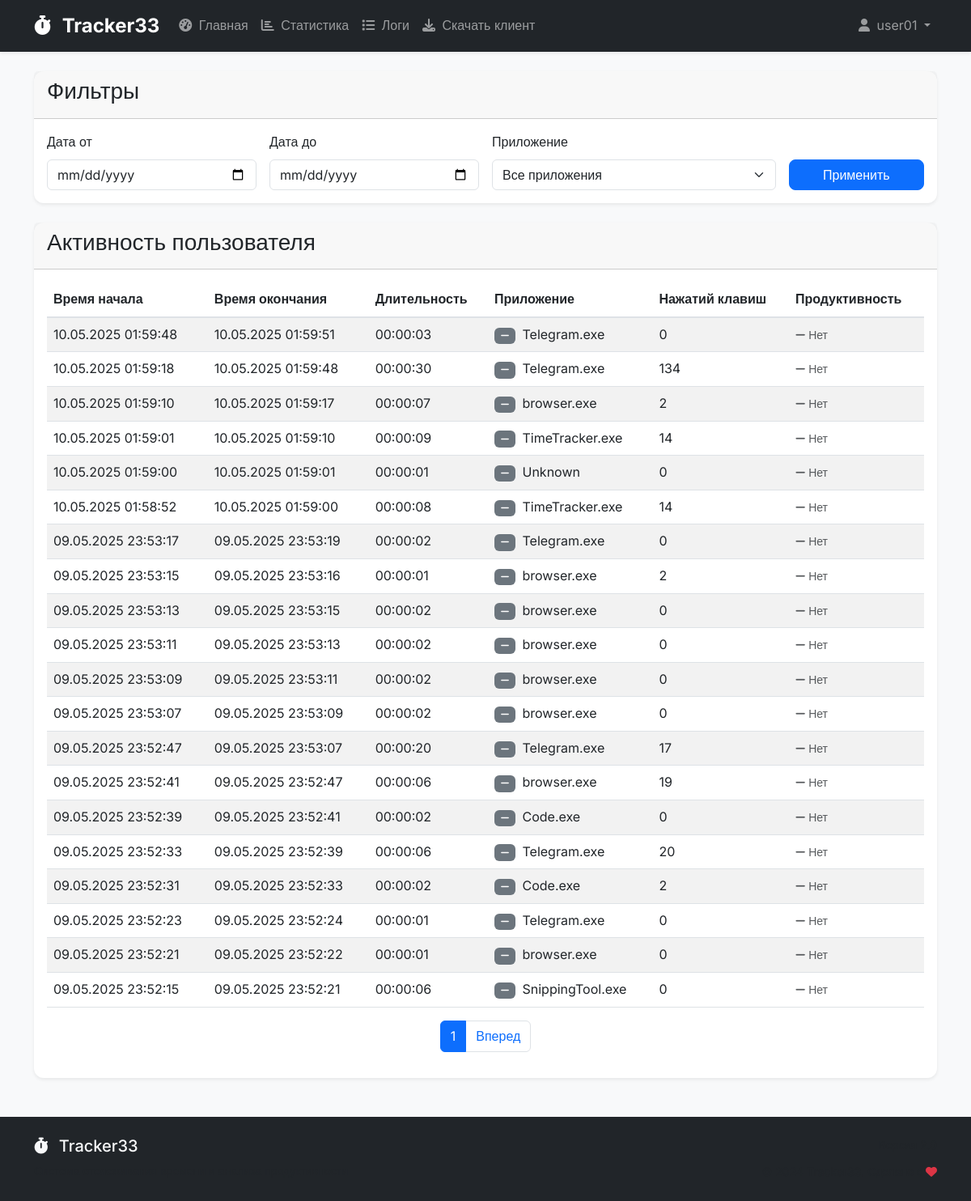
/api/logs/ (signed in), run on the app's committed database.
### users/models.py (models this page shows, shortened)
class CustomUser(AbstractUser):
    groups = models.ManyToManyField(
        'auth.Group',
        verbose_name='groups',
        blank=True,
        help_text='The groups this user belongs to.',
        related_name='custom_user_set',
        related_query_name='custom_user'
    )
    user_permissions = models.ManyToManyField(
        'auth.Permission',
        verbose_name='user permissions',
        blank=True,
        help_text='Specific permissions for this user.',
        related_name='custom_user_set',
        related_query_name='custom_user'
    )
    department = models.CharField(max_length=100, verbose_name='Отдел')
    position = models.CharField(max_length=100, verbose_name='Должность')
    is_active_tracking = models.BooleanField(default=True, verbose_name='Активное отслеживание')
    class Meta:
        verbose_name = 'Пользователь'
        verbose_name_plural = 'Пользователи'

### tracking/models.py (models this page shows, shortened)
class UserActivity(models.Model):
    user = models.ForeignKey(CustomUser, on_delete=models.CASCADE, verbose_name='Пользователь')
    application = models.ForeignKey(Application, on_delete=models.CASCADE, verbose_name='Приложение')
    start_time = models.DateTimeField(verbose_name='Время начала')
    end_time = models.DateTimeField(verbose_name='Время окончания')
    duration = models.DurationField(verbose_name='Длительность', null=True, blank=True)
    keyboard_presses = models.IntegerField(default=0, verbose_name='Количество нажатий клавиш')
    class Meta:
        verbose_name = 'Активность пользователя'
        verbose_name_plural = 'Активности пользователей'
        indexes = [
            models.Index(fields=['user', 'start_time']),
            models.Index(fields=['user', 'end_time']),
            models.Index(fields=['application', 'start_time']),
            models.Index(fields=['application', 'end_time']),
        ]

class Application(models.Model):
    user = models.ForeignKey(CustomUser, on_delete=models.CASCADE, related_name='tracked_apps', null=True, blank=True)
    name = models.CharField(max_length=255, verbose_name='Название приложения')
    process_name = models.CharField(max_length=255, verbose_name='Имя процесса')
    is_active = models.BooleanField(default=True, verbose_name='Активно')
    is_productive = models.BooleanField(default=False, verbose_name='Полезное приложение')
    created_at = models.DateTimeField(default=timezone.now)
    updated_at = models.DateTimeField(auto_now=True)
    class Meta:
        verbose_name = 'Приложение'
        verbose_name_plural = 'Приложения'
        unique_together = ('user', 'process_name')
        ordering = ['name']
        indexes = [
            models.Index(fields=['user', 'is_active']),
            models.Index(fields=['user', 'is_productive']),
            models.Index(fields=['process_name']),
        ]

### tracking/views.py (the view)
# urls.py: path('logs/', views.LogsView.as_view(), name='logs'),
class LogsView(LoginRequiredMixin, ListView):
    template_name = 'logs.html'
    model = UserActivity
    context_object_name = 'activities'
    paginate_by = 20
    def get_queryset(self):
        queryset = UserActivity.objects.filter(user=self.request.user)
        date_from = self.request.GET.get('date_from')
        if date_from:
            queryset = queryset.filter(start_time__date__gte=date_from)
        date_to = self.request.GET.get('date_to')
        if date_to:
            queryset = queryset.filter(start_time__date__lte=date_to)
        application_id = self.request.GET.get('application')
        if application_id:
            queryset = queryset.filter(application_id=application_id)
        return queryset.select_related('application').order_by('-start_time')
    def get_context_data(self, **kwargs):
        context = super().get_context_data(**kwargs)
        activities = context['activities']
        for activity in activities:
            if activity.duration:
                total_seconds = int(activity.duration.total_seconds())
                hours, remainder = divmod(total_seconds, 3600)
                minutes, seconds = divmod(remainder, 60)
                activity.formatted_duration = f"{hours:02d}:{minutes:02d}:{seconds:02d}"
            elif activity.start_time and activity.end_time:
                duration = activity.end_time - activity.start_time
                total_seconds = int(duration.total_seconds())
                hours, remainder = divmod(total_seconds, 3600)
                minutes, seconds = divmod(remainder, 60)
                activity.formatted_duration = f"{hours:02d}:{minutes:02d}:{seconds:02d}"
            else:
                activity.formatted_duration = "00:00:00"
        keyboard_queryset = KeyboardActivity.objects.filter(user=self.request.user)
        date_from = self.request.GET.get('date_from')
        if date_from:
            keyboard_queryset = keyboard_queryset.filter(timestamp__date__gte=date_from)
        date_to = self.request.GET.get('date_to')
        if date_to:
            keyboard_queryset = keyboard_queryset.filter(timestamp__date__lte=date_to)
        application_id = self.request.GET.get('application')
        if application_id:
            keyboard_queryset = keyboard_queryset.filter(application_id=application_id)
        context['keyboard_activities'] = keyboard_queryset.select_related('application').order_by('-timestamp')[:20]
        all_apps = Application.objects.filter(
            useractivity__user=self.request.user
        ).distinct()
        context['applications'] = filter_user_applications(all_apps)
        return context

### templates/logs.html (shortened to what this page needs)
{% extends 'base.html' %}
{% block content %}
<div class="row mb-4">
    <div class="col-md-12">
        <div class="card">
            <div class="card-header">
                <h3 class="card-title">Фильтры</h3>
            </div>
            <div class="card-body">
                <form id="filterForm" method="GET" class="row g-3">
                    <div class="col-md-3">
                        <label for="dateFrom" class="form-label">Дата от</label>
                        <input type="date" class="form-control" id="dateFrom" name="date_from" value="{{ request.GET.date_from }}">
                    </div>
                    <div class="col-md-3">
                        <label for="dateTo" class="form-label">Дата до</label>
                        <input type="date" class="form-control" id="dateTo" name="date_to" value="{{ request.GET.date_to }}">
                    </div>
                    <div class="col-md-4">
                        <label for="application" class="form-label">Приложение</label>
                        <select class="form-select" id="application" name="application">
                            <option value="">Все приложения</option>
                        </select>
                    </div>
                    <div class="col-md-2 d-flex align-items-end">
                        <button type="submit" class="btn btn-primary w-100">Применить</button>
                    </div>
                </form>
            </div>
        </div>
    </div>
</div>
<div class="row">
    <div class="col-md-12">
        <div class="card">
            <div class="card-header">
                <h3 class="card-title">Активность пользователя</h3>
            </div>
            <div class="card-body">
                <div class="table-responsive">
                    <table class="table table-striped">
                        <thead>
                            <tr>
                                <th>Время начала</th>
                                <th>Время окончания</th>
                                <th>Длительность</th>
                                <th>Приложение</th>
                                <th>Нажатий клавиш</th>
                                <th>Продуктивность</th>
                            </tr>
                        </thead>
                        <tbody>
                            {% for activity in activities %}
                            <tr>
                                <td>{{ activity.start_time|date:"d.m.Y H:i:s" }}</td>
                                <td>
                                    {% if activity.end_time %}
                                        {{ activity.end_time|date:"d.m.Y H:i:s" }}
                                    {% else %}
                                        <span class="text-muted">В процессе</span>
                                    {% endif %}
                                </td>
                                <td>
                                    {% if activity.formatted_duration %}
                                        {{ activity.formatted_duration }}
                                    {% else %}
                                        <span class="text-muted">00:00:00</span>
                                    {% endif %}
                                </td>
                                <td>
                                    <span class="badge {% if activity.application.is_productive %}bg-success{% else %}bg-secondary{% endif %} me-1">
                                        {% if activity.application.is_productive %}
                                            <i class="fas fa-check"></i>
                                        {% else %}
                                            <i class="fas fa-minus"></i>
                                        {% endif %}
                                    </span>
                                    {{ activity.application.name }}
                                </td>
                                <td>{{ activity.keyboard_presses|default:"0" }}</td>
                                <td>
                                    {% if activity.application.is_productive %}
                                        <span class="text-success fw-bold">
                                            <i class="fas fa-check me-1"></i>Да
                                        </span>
                                    {% else %}
                                        <span class="text-muted">
                                            <i class="fas fa-minus me-1"></i>Нет
                                        </span>
                                    {% endif %}
                                </td>
                            </tr>
                            {% empty %}
                            <tr>
                                <td colspan="6" class="text-center">Нет данных</td>
                            </tr>
                            {% endfor %}
                        </tbody>
                    </table>
                </div>
                {% if is_paginated %}
                <nav aria-label="Page navigation">
                    <ul class="pagination justify-content-center">
                        <li class="page-item active">
                            <span class="page-link">{{ page_obj.number }}</span>
                        </li>
                        {% if page_obj.has_next %}
                        <li class="page-item">
                            <a class="page-link" href="?page={{ page_obj.next_page_number }}">Вперед</a>
                        </li>
                        {% endif %}
                    </ul>
                </nav>
                {% endif %}
            </div>
        </div>
    </div>
</div>
{% endblock %}

### templates/base.html (shortened to what this page needs)
<!DOCTYPE html>
<html lang="ru">
<head>
    <link href="https://cdn.jsdelivr.net/npm/bootstrap@5.3.0/dist/css/bootstrap.min.css" rel="stylesheet">
    <link rel="stylesheet" href="https://cdnjs.cloudflare.com/ajax/libs/font-awesome/6.4.0/css/all.min.css">
</head>
<body>
    <nav class="navbar navbar-expand-lg navbar-dark bg-dark shadow-sm">
        <div class="container">
            <a class="navbar-brand" href="/">
                <i class="fas fa-stopwatch me-2"></i>
                Tracker33
            </a>
            <div class="collapse navbar-collapse" id="navbarNav">
                <ul class="navbar-nav me-auto">
                    {% if user.is_authenticated %}
                        <li class="nav-item">
                            <a class="nav-link" href="{% url 'dashboard' %}">
                                <i class="fas fa-tachometer-alt me-1"></i>
                                Главная
                            </a>
                        </li>
                        <li class="nav-item">
                            <a class="nav-link" href="{% url 'statistics' %}">
                                <i class="fas fa-chart-bar me-1"></i>
                                Статистика
                            </a>
                        </li>
                        <li class="nav-item">
                            <a class="nav-link" href="{% url 'logs' %}">
                                <i class="fas fa-list me-1"></i>
                                Логи
                            </a>
                        </li>
                        <li class="nav-item">
                            <a class="nav-link" href="{% url 'download_tracker' %}">
                                <i class="fas fa-download me-1"></i>
                                Скачать клиент
                            </a>
                        </li>
                    {% endif %}
                </ul>
                <ul class="navbar-nav">
                    {% if user.is_authenticated %}
                        <li class="nav-item dropdown">
                            <a class="nav-link dropdown-toggle" href="#" id="navbarDropdown" role="button" data-bs-toggle="dropdown">
                                <i class="fas fa-user me-1"></i>
                                {{ user.username }}
                            </a>
                        </li>
                    {% endif %}
                </ul>
            </div>
        </div>
    </nav>
    <main class="container mt-4 mb-5">
        {% block content %}{% endblock %}
    </main>
    <footer class="bg-dark text-light py-4 mt-auto">
        <div class="container">
            <div class="row">
                <div class="col-md-6">
                    <h5>
                        <i class="fas fa-stopwatch me-2"></i>
                        Tracker33
                    </h5>
                    <p class="text-muted mb-0">Система отслеживания времени и анализа продуктивности</p>
                </div>
                <div class="col-md-6 text-md-end">
                    <p class="text-muted mb-2">Версия 2.0</p>
                    <div>
                        <small class="text-muted">
                            © 2024 Tracker33. Сделано с
                            <i class="fas fa-heart text-danger"></i>
                        </small>
                    </div>
                </div>
            </div>
        </div>
    </footer>
</body>
</html>

### data on the page
CustomUser: username "user01"
UserActivity: start_time "10.05.2025 01:59:48", end_time "10.05.2025 01:59:51", formatted_duration "00:00:03", application.name "Telegram.exe", keyboard_presses "0", shows "Нет"
UserActivity: start_time "10.05.2025 01:59:18", end_time "10.05.2025 01:59:48", formatted_duration "00:00:30", application.name "Telegram.exe", keyboard_presses "134", shows "Нет"
UserActivity: start_time "10.05.2025 01:59:10", end_time "10.05.2025 01:59:17", formatted_duration "00:00:07", application.name "browser.exe", keyboard_presses "2", shows "Нет"
UserActivity: start_time "10.05.2025 01:59:01", end_time "10.05.2025 01:59:10", formatted_duration "00:00:09", application.name "TimeTracker.exe", keyboard_presses "14", shows "Нет"
UserActivity: start_time "10.05.2025 01:59:00", end_time "10.05.2025 01:59:01", formatted_duration "00:00:01", application.name "Unknown", keyboard_presses "0", shows "Нет"
UserActivity: start_time "10.05.2025 01:58:52", end_time "10.05.2025 01:59:00", formatted_duration "00:00:08", application.name "TimeTracker.exe", keyboard_presses "14", shows "Нет"
UserActivity: start_time "09.05.2025 23:53:17", end_time "09.05.2025 23:53:19", formatted_duration "00:00:02", application.name "Telegram.exe", keyboard_presses "0", shows "Нет"
UserActivity: start_time "09.05.2025 23:53:15", end_time "09.05.2025 23:53:16", formatted_duration "00:00:01", application.name "browser.exe", keyboard_presses "2", shows "Нет"
UserActivity: start_time "09.05.2025 23:53:13", end_time "09.05.2025 23:53:15", formatted_duration "00:00:02", application.name "browser.exe", keyboard_presses "0", shows "Нет"
UserActivity: start_time "09.05.2025 23:53:11", end_time "09.05.2025 23:53:13", formatted_duration "00:00:02", application.name "browser.exe", keyboard_presses "0", shows "Нет"
UserActivity: start_time "09.05.2025 23:53:09", end_time "09.05.2025 23:53:11", formatted_duration "00:00:02", application.name "browser.exe", keyboard_presses "0", shows "Нет"
UserActivity: start_time "09.05.2025 23:53:07", end_time "09.05.2025 23:53:09", formatted_duration "00:00:02", application.name "browser.exe", keyboard_presses "0", shows "Нет"
UserActivity: start_time "09.05.2025 23:52:47", end_time "09.05.2025 23:53:07", formatted_duration "00:00:20", application.name "Telegram.exe", keyboard_presses "17", shows "Нет"
UserActivity: start_time "09.05.2025 23:52:41", end_time "09.05.2025 23:52:47", formatted_duration "00:00:06", application.name "browser.exe", keyboard_presses "19", shows "Нет"
UserActivity: start_time "09.05.2025 23:52:39", end_time "09.05.2025 23:52:41", formatted_duration "00:00:02", application.name "Code.exe", keyboard_presses "0", shows "Нет"
UserActivity: start_time "09.05.2025 23:52:33", end_time "09.05.2025 23:52:39", formatted_duration "00:00:06", application.name "Telegram.exe", keyboard_presses "20", shows "Нет"
UserActivity: start_time "09.05.2025 23:52:31", end_time "09.05.2025 23:52:33", formatted_duration "00:00:02", application.name "Code.exe", keyboard_presses "2", shows "Нет"
UserActivity: start_time "09.05.2025 23:52:23", end_time "09.05.2025 23:52:24", formatted_duration "00:00:01", application.name "Telegram.exe", keyboard_presses "0", shows "Нет"
UserActivity: start_time "09.05.2025 23:52:21", end_time "09.05.2025 23:52:22", formatted_duration "00:00:01", application.name "browser.exe", keyboard_presses "0", shows "Нет"
UserActivity: start_time "09.05.2025 23:52:15", end_time "09.05.2025 23:52:21", formatted_duration "00:00:06", application.name "SnippingTool.exe", keyboard_presses "0", shows "Нет"

### other printed values
{{ page_obj.number }} "1"
